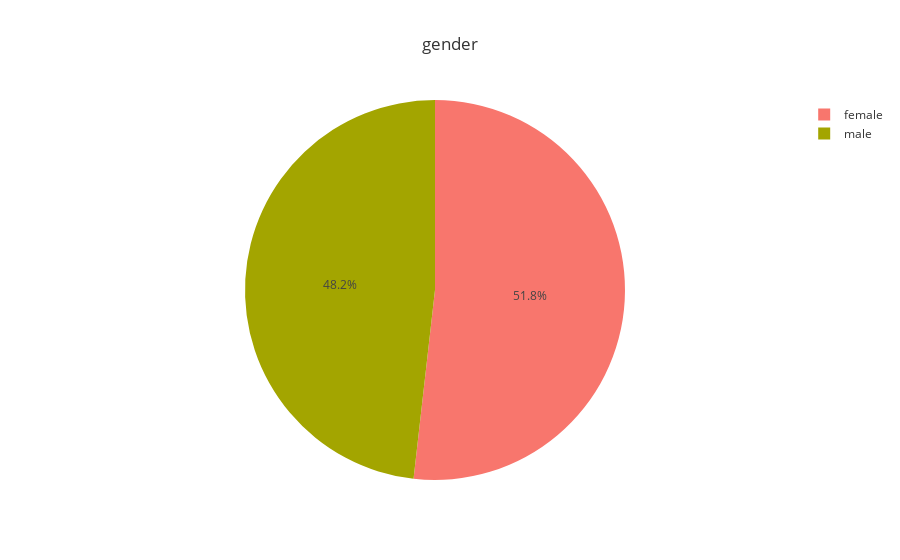
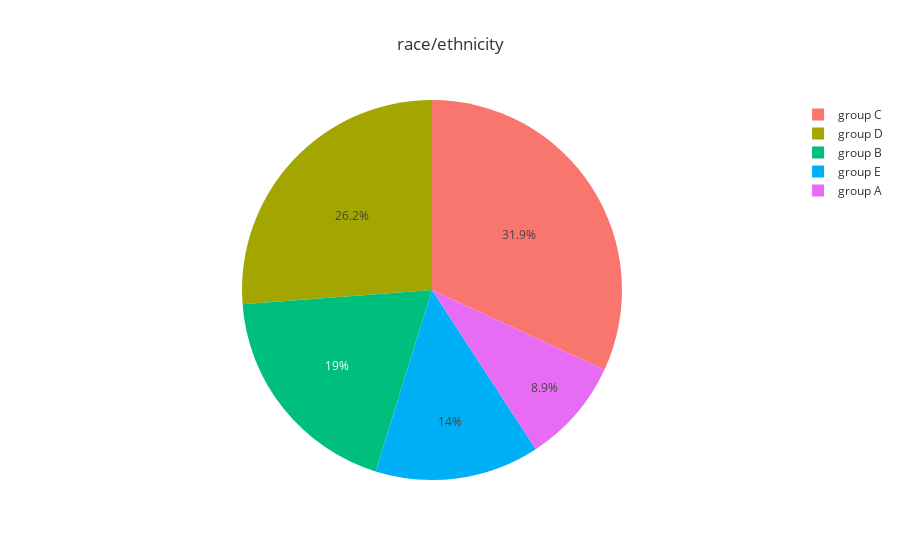
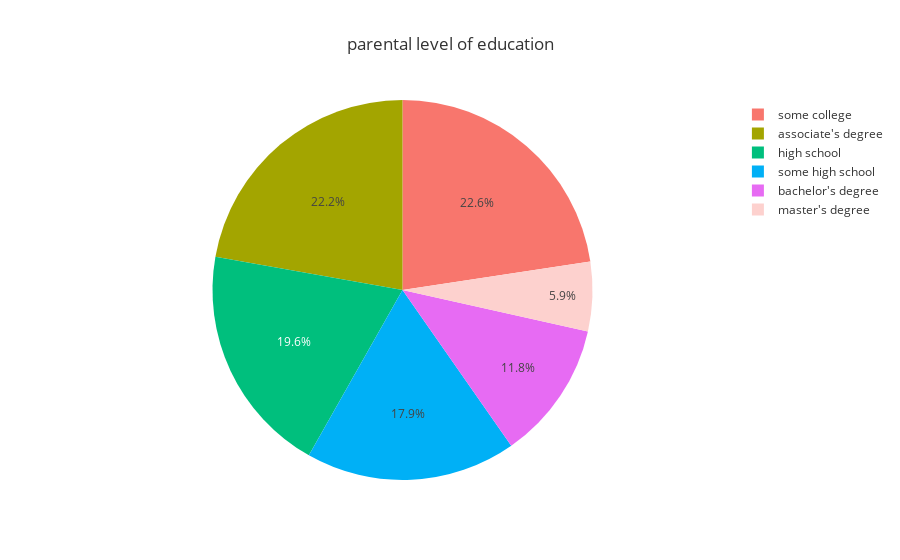
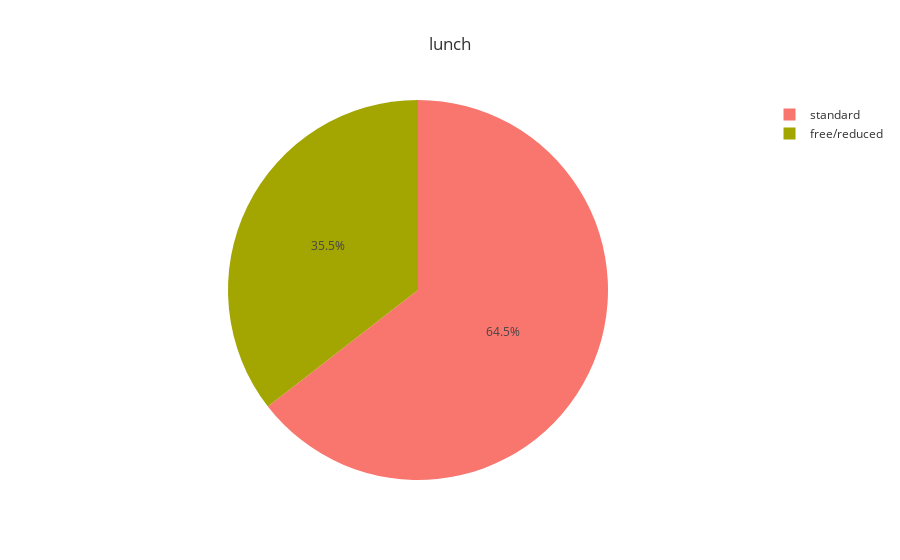

The code cell stored with these charts, in order, in its notebook:
### Code cell
#%% Используем PlotMultiplePie чтобы увидеть распределение категориальных переменных
PlotMultiplePie(SP_csv)

### Figure 1 — Plotly figure (JSON) as saved in the notebook; plotly's stock layout.template omitted (floating-point values rounded to 4 significant figures)
{"data": [{"domain": {"x": [0, 1], "y": [0, 1]}, "hovertemplate": "label=%{label}<br>gender=%{value}<extra></extra>", "labels": ["female", "male"], "legendgroup": "", "name": "", "showlegend": true, "type": "pie", "values": [518, 482]}], "layout": {"legend": {"tracegroupgap": 0}, "title": {"text": "gender"}}}

### Figure 2 — Plotly figure (JSON) as saved in the notebook; plotly's stock layout.template omitted (floating-point values rounded to 4 significant figures)
{"data": [{"domain": {"x": [0, 1], "y": [0, 1]}, "hovertemplate": "label=%{label}<br>race/ethnicity=%{value}<extra></extra>", "labels": ["group C", "group D", "group B", "group E", "group A"], "legendgroup": "", "name": "", "showlegend": true, "type": "pie", "values": [319, 262, 190, 140, 89]}], "layout": {"legend": {"tracegroupgap": 0}, "title": {"text": "race/ethnicity"}}}

### Figure 3 — Plotly figure (JSON) as saved in the notebook; plotly's stock layout.template omitted (floating-point values rounded to 4 significant figures)
{"data": [{"domain": {"x": [0, 1], "y": [0, 1]}, "hovertemplate": "label=%{label}<br>parental level of education=%{value}<extra></extra>", "labels": ["some college", "associate's degree", "high school", "some high school", "bachelor's degree", "master's degree"], "legendgroup": "", "name": "", "showlegend": true, "type": "pie", "values": [226, 222, 196, 179, 118, 59]}], "layout": {"legend": {"tracegroupgap": 0}, "title": {"text": "parental level of education"}}}

### Figure 4 — Plotly figure (JSON) as saved in the notebook; plotly's stock layout.template omitted (floating-point values rounded to 4 significant figures)
{"data": [{"domain": {"x": [0, 1], "y": [0, 1]}, "hovertemplate": "label=%{label}<br>lunch=%{value}<extra></extra>", "labels": ["standard", "free/reduced"], "legendgroup": "", "name": "", "showlegend": true, "type": "pie", "values": [645, 355]}], "layout": {"legend": {"tracegroupgap": 0}, "title": {"text": "lunch"}}}
